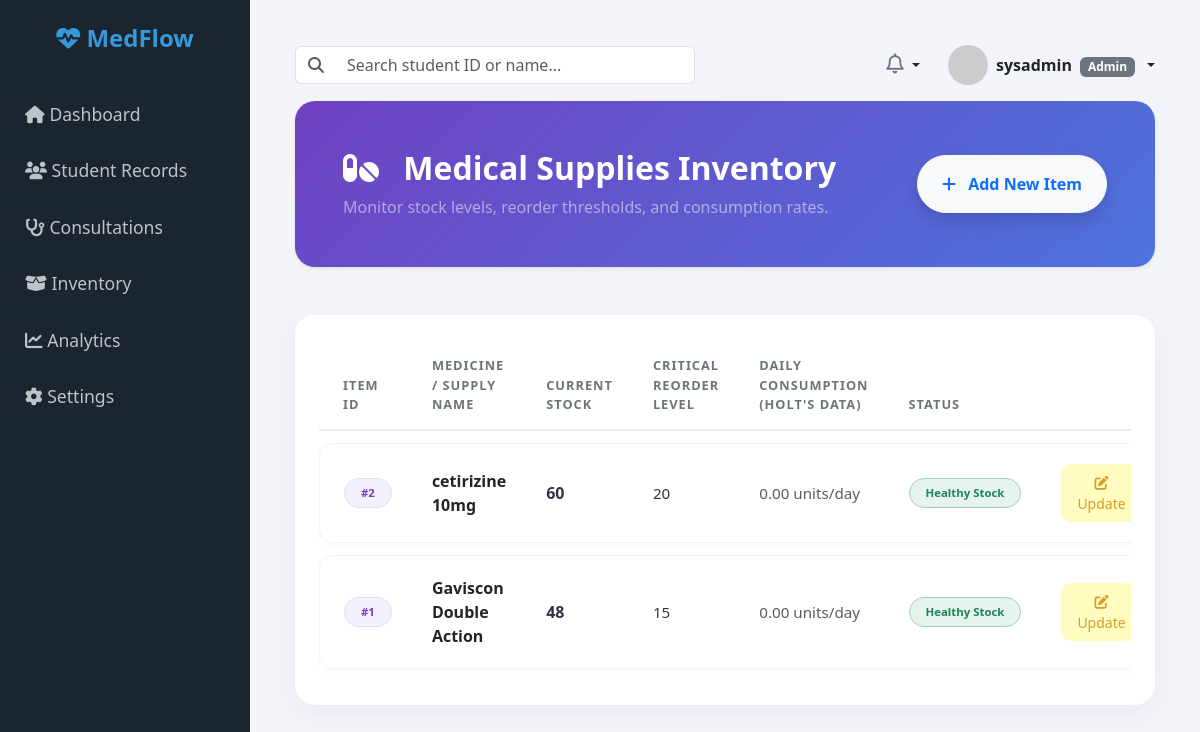
The app's page /modules/inventory/index.php (signed in) with its own data.
### tables this page shows
CREATE TABLE IF NOT EXISTS `inventory` (
  `item_id` int NOT NULL AUTO_INCREMENT,
  `item_name` varchar(100) NOT NULL,
  `current_stock` int NOT NULL DEFAULT '0',
  `reorder_level` int NOT NULL DEFAULT '0',
  `daily_consumption_rate` decimal(5,2) DEFAULT '0.00',
  PRIMARY KEY (`item_id`)
);

### modules/inventory/index.php (the view, shortened to what this page needs)
<?php
require_once '../../includes/db_connect.php';
?>
<!DOCTYPE html>
<html lang="en">
<head>
    <link href="https://cdn.jsdelivr.net/npm/bootstrap@5.3.0/dist/css/bootstrap.min.css" rel="stylesheet">
    <link rel="stylesheet" href="https://cdnjs.cloudflare.com/ajax/libs/font-awesome/6.4.0/css/all.min.css">
</head>
<body>
    <?php include '../../includes/sidebar.php'; ?>
    <div class="main-content">
        <?php include '../../includes/topbar.php'; ?>
        <div class="card bg-gradient-purple p-5 mb-5 shadow-sm mt-3">
            <div class="d-flex justify-content-between align-items-center">
                <div>
                    <h2 class="fw-bold mb-2 text-white"><i class="fa-solid fa-pills me-3"></i> Medical Supplies Inventory</h2>
                    <p class="text-white-50 fs-6 mb-0">Monitor stock levels, reorder thresholds, and consumption rates.</p>
                </div>
                <a href="create.php" class="btn btn-light fw-bold px-4 py-3 shadow text-primary rounded-pill">
                    <i class="fa-solid fa-plus me-2"></i> Add New Item
                </a>
            </div>
        </div>
        <div class="card p-4">
            <div class="table-responsive">
                <table class="table align-middle mb-0">
                    <thead>
                        <tr>
                            <th class="ps-4">Item ID</th>
                            <th>Medicine / Supply Name</th>
                            <th>Current Stock</th>
                            <th>Critical Reorder Level</th>
                            <th>Daily Consumption (Holt's Data)</th>
                            <th>Status</th>
                            <th class="text-end pe-4">Action</th>
                        </tr>
                    </thead>
                    <tbody>
                        <?php
                        try {
                            $stmt = $pdo->query("SELECT * FROM inventory ORDER BY item_id DESC");
                            if ($stmt->rowCount() > 0) {
                                while ($row = $stmt->fetch(PDO::FETCH_ASSOC)) {
                                    $stock = (int)$row['current_stock'];
                                    $reorder = (int)$row['reorder_level'];
                                    if ($stock <= $reorder) {
                                        $statusBadge = "<span class='badge bg-danger bg-opacity-10 text-danger border border-danger-subtle px-3 py-2 rounded-pill fw-semibold'>Low Stock</span>";
                                    } else {
                                        $statusBadge = "<span class='badge bg-success bg-opacity-10 text-success border border-success-subtle px-3 py-2 rounded-pill fw-semibold'>Healthy Stock</span>";
                                    }
                                    echo "<tr>";
                                    echo "<td class='ps-4'><span class='badge bg-purple bg-opacity-10 text-purple border px-3 py-2 rounded-pill fw-semibold' style='background-color: #f3f0ff !important; color: #6f42c1 !important;'>#" . htmlspecialchars($row['item_id']) . "</span></td>";
                                    echo "<td><strong class='text-dark fs-6'>" . htmlspecialchars($row['item_name']) . "</strong></td>";
                                    echo "<td><span class='fw-bold fs-6'>" . $stock . "</span></td>";
                                    echo "<td>" . $reorder . "</td>";
                                    echo "<td class='text-muted'>" . number_format($row['daily_consumption_rate'] ?? 0, 2) . " units/day</td>";
                                    echo "<td>{$statusBadge}</td>";
                                    echo "<td class='text-end pe-4'>
                                            <div class='d-flex justify-content-end gap-2'>
                                                <a href='edit.php?id=" . $row['item_id'] . "' class='btn btn-sm btn-action-edit px-3 py-2' title='Update Item'>
                                                    <i class='fa-solid fa-pen-to-square'></i> Update
                                                </a>
                                                <a href='delete.php?id=" . $row['item_id'] . "' class='btn btn-sm btn-action-delete px-3 py-2' title='Delete Item' onclick='return confirm(\"Are you sure you want to delete this inventory item?\");'>
                                                    <i class='fa-solid fa-trash'></i>
                                                </a>
                                            </div>
                                          </td>";
                                    echo "</tr>";
                                }
                            } else {
                                echo "<tr><td colspan='7' class='text-center text-muted py-5'>
                                        <i class='fa-solid fa-boxes-stacked fa-3x mb-3 text-secondary opacity-25'></i>
                                        <p class='mb-0 fw-medium'>No inventory items found.</p>
                                      </td></tr>";
                            }
                        } catch (PDOException $e) {
                            echo "<tr><td colspan='7' class='text-center text-danger py-4'>Error loading inventory data.</td></tr>";
                        }
                        ?>
                    </tbody>
                </table>
            </div>
        </div>
    </div>
</body>
</html>

### modules/inventory/index.php (style rules this page uses)
body { background-color: #f4f5fa; font-family: 'Segoe UI', Tahoma, Geneva, Verdana, sans-serif; overflow-x: hidden; }
.main-content { margin-left: 250px; padding: 45px; width: calc(100% - 250px); }
.card { border: none; border-radius: 20px; box-shadow: 0 8px 25px rgba(111, 66, 193, 0.07); }
.bg-gradient-purple { background: linear-gradient(135deg, #6f42c1 0%, #4e73df 100%); color: white; border-radius: 20px; }
.table { border-collapse: separate; border-spacing: 0 12px; margin-top: -10px; }
.table thead th { background-color: transparent; color: #6c757d; font-weight: 700; text-transform: uppercase; font-size: 0.8rem; letter-spacing: 1px; border-bottom: 2px solid #eaedf2; padding: 15px 20px; }
.table tbody tr { background-color: #ffffff; box-shadow: 0 3px 10px rgba(0, 0, 0, 0.02); }
.table tbody td { padding: 20px; color: #2d3748; vertical-align: middle; font-size: 0.95rem; border-top: 1px solid #f1f3f8; border-bottom: 1px solid #f1f3f8; }
.table tbody td:first-child { border-left: 1px solid #f1f3f8; border-top-left-radius: 14px; border-bottom-left-radius: 14px; }
.table tbody td:last-child { border-right: 1px solid #f1f3f8; border-top-right-radius: 14px; border-bottom-right-radius: 14px; }
.btn-action-edit { background-color: #fefcbf; color: #d69e2e; border: none; border-radius: 10px; transition: all 0.2s; }

### records on screen
inventory: item_id "2", item_name "cetirizine 10mg", current_stock "60", reorder_level "20", daily_consumption_rate "0.00", shows "Healthy Stock"
inventory: item_id "1", item_name "Gaviscon Double Action", current_stock "48", reorder_level "15", daily_consumption_rate "0.00", shows "Healthy Stock"

### other values on screen
$_SESSION['username'] "sysadmin"
$_SESSION['role'] "Admin"
